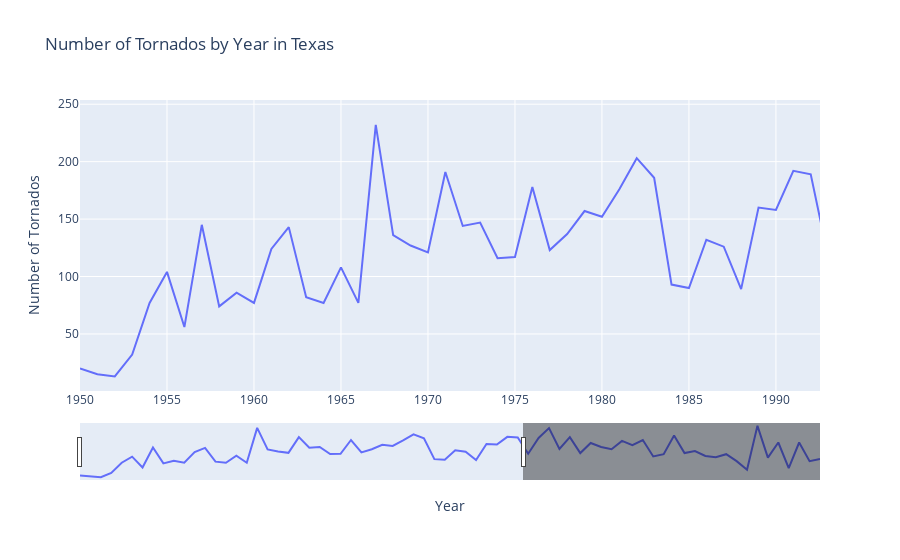

Notebook cell for this chart:
### Markdown cell above
<b>Line Plot<b>

### Code cell
yrStCount = tornadoData.groupby(['st','yr']).size()
yrStCount = yrStCount.to_frame(name = 'size').reset_index()
yrStCount

texasTornados = yrStCount[yrStCount['st']=='TX']
texasTornados

fig3 = px.line(texasTornados, x='yr', y='size',
               labels={'yr':'Year', 'size':'Number of Tornados'}, 
               title='Number of Tornados by Year in Texas')

fig3.update_xaxes(rangeslider_visible=True)

fig3.show()

### Figure 1 — Plotly figure (JSON) as saved in the notebook; plotly's stock layout.template omitted (floating-point values rounded to 4 significant figures)
{"data": [{"hovertemplate": "Year=%{x}<br>Number of Tornados=%{y}<extra></extra>", "legendgroup": "", "line": {"color": "#636efa", "dash": "solid"}, "marker": {"symbol": "circle"}, "mode": "lines", "name": "", "orientation": "v", "showlegend": false, "type": "scatter", "x": [1950, 1951, 1952, 1953, 1954, 1955, 1956, 1957, 1958, 1959, 1960, 1961, 1962, 1963, 1964, 1965, 1966, 1967, 1968, 1969, 1970, 1971, 1972, 1973, 1974, 1975, 1976, 1977, 1978, 1979, 1980, 1981, 1982, 1983, 1984, 1985, 1986, 1987, 1988, 1989, 1990, 1991, 1992, 1993, 1994, 1995, 1996, 1997, 1998, 1999, 2000, 2001, 2002, 2003, 2004, 2005, 2006, 2007, 2008, 2009, 2010, 2011, 2012, 2013, 2014, 2015, 2016, 2017, 2018, 2019, 2020, 2021], "xaxis": "x", "y": [20, 15, 13, 32, 77, 104, 56, 145, 74, 86, 77, 124, 143, 82, 77, 108, 77, 232, 136, 127, 121, 191, 144, 147, 116, 117, 178, 123, 137, 157, 152, 176, 203, 186, 93, 90, 132, 126, 89, 160, 158, 192, 189, 117, 187, 231, 138, 191, 120, 165, 147, 137, 174, 155, 178, 105, 115, 198, 120, 129, 107, 102, 115, 84, 46, 241, 100, 167, 53, 167, 84, 94], "yaxis": "y"}], "layout": {"autosize": true, "legend": {"tracegroupgap": 0}, "title": {"text": "Number of Tornados by Year in Texas"}, "xaxis": {"anchor": "y", "autorange": false, "domain": [0, 1], "range": [1950, 1993.0], "rangeslider": {"autorange": true, "range": [1950, 2021], "visible": true, "yaxis": {"_template": null, "rangemode": "match"}}, "title": {"text": "Year"}, "type": "linear"}, "yaxis": {"anchor": "x", "autorange": true, "domain": [0, 1], "range": [0.3333, 253.7], "title": {"text": "Number of Tornados"}, "type": "linear"}}}
